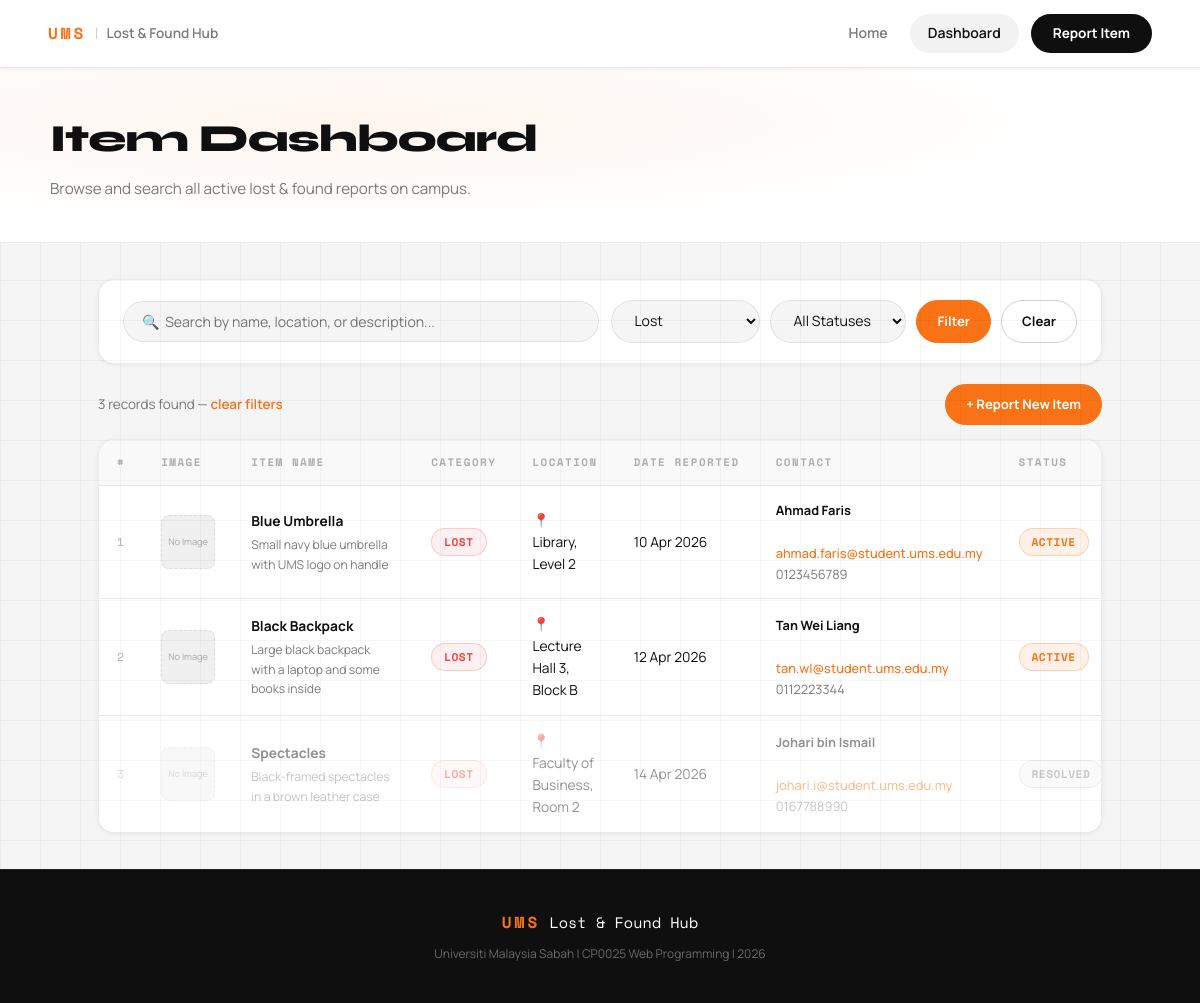
Screenshot of /dashboard.php?category=Lost with the database file from the repository.
### tables this page shows
CREATE TABLE items (
    id          INT AUTO_INCREMENT PRIMARY KEY,
    item_name   VARCHAR(255)    NOT NULL,
    description TEXT            NOT NULL,
    category    ENUM('Lost','Found') NOT NULL,
    location    VARCHAR(255)    NOT NULL,
    date_reported DATE          NOT NULL,
    contact_name  VARCHAR(150)  NOT NULL,
    contact_email VARCHAR(255)  NOT NULL,
    contact_phone VARCHAR(20)   NOT NULL,
    image_path  VARCHAR(500)    DEFAULT NULL,
    status      ENUM('Active','Resolved') DEFAULT 'Active',
    created_at  TIMESTAMP       DEFAULT CURRENT_TIMESTAMP
);

### dashboard.php (the view, shortened to what this page needs)
<?php
include 'db_config.php';
$search   = isset($_GET['search'])   ? mysqli_real_escape_string($conn, trim($_GET['search']))   : '';
$category = isset($_GET['category']) ? mysqli_real_escape_string($conn, trim($_GET['category'])) : '';
$status   = isset($_GET['status'])   ? mysqli_real_escape_string($conn, trim($_GET['status']))   : '';
$where = "WHERE 1=1";
if (!empty($category)) {
    $where .= " AND category = '$category'";
}
$sql    = "SELECT * FROM items $where ORDER BY created_at DESC";
$result = mysqli_query($conn, $sql);
$count  = mysqli_num_rows($result);
?>
<!DOCTYPE html>
<html lang="en">
<head>
    <link rel="stylesheet" href="style.css">
</head>
<body>
    <nav class="navbar">
        <div class="nav-brand">
            <a href="index.php" style="text-decoration:none; display:flex; align-items:center; gap:8px;">
                <span class="brand-ums">UMS</span>
                <span class="brand-sep">|</span>
                <span class="brand-title">Lost &amp; Found Hub</span>
            </a>
        </div>
        <div class="nav-links">
            <a href="index.php" class="nav-link">Home</a>
            <a href="dashboard.php" class="nav-link active">Dashboard</a>
            <a href="add_item.php" class="nav-link nav-cta">Report Item</a>
        </div>
    </nav>
    <div class="page-header">
        <div class="page-header-inner">
            <h1 class="page-title">Item Dashboard</h1>
            <p class="page-sub">Browse and search all active lost &amp; found reports on campus.</p>
        </div>
    </div>
    <main class="main-container">
        <div class="filter-bar">
            <form method="GET" action="dashboard.php" class="filter-form">
                <div class="filter-group">
                    <input
                        type="text"
                        name="search"
                        class="filter-input"
                        placeholder="🔍  Search by name, location, or description..."
                        value="<?php echo htmlspecialchars($search); ?>"
                    >
                </div>
                <div class="filter-group filter-selects">
                    <select name="category" class="filter-select">
                        <option value="Lost"  <?php echo ($category=='Lost'  ? 'selected' : ''); ?>>Lost</option>
                    </select>
                    <select name="status" class="filter-select">
                        <option value="">All Statuses</option>
                    </select>
                    <button type="submit" class="btn btn-primary btn-sm">Filter</button>
                    <a href="dashboard.php" class="btn btn-outline btn-sm">Clear</a>
                </div>
            </form>
        </div>
        <div class="result-bar">
            <span class="result-count">
                <?php echo $count; ?> record<?php echo ($count != 1 ? 's' : ''); ?> found
                <?php if (!empty($search) || !empty($category) || !empty($status)): ?>
                    &mdash; <a href="dashboard.php" class="clear-link">clear filters</a>
                <?php endif; ?>
            </span>
            <a href="add_item.php" class="btn btn-primary btn-sm">+ Report New Item</a>
        </div>
        <div class="table-wrap">
            <table class="data-table">
                <thead>
                    <tr>
                        <th>#</th>
                        <th>Image</th>
                        <th>Item Name</th>
                        <th>Category</th>
                        <th>Location</th>
                        <th>Date Reported</th>
                        <th>Contact</th>
                        <th>Status</th>
                    </tr>
                </thead>
                <tbody>
                <?php
                if ($count > 0) {
                    $no = 1;
                    while ($row = mysqli_fetch_assoc($result)) {
                        $catClass    = strtolower($row['category']);
                        $statusClass = strtolower($row['status']);
                        echo "<tr class='item-row $statusClass-row'>";
                        echo "<td class='td-num'>" . $no++ . "</td>";
                        echo "<td class='td-img'>";
                        if (!empty($row['image_path']) && file_exists($row['image_path'])) {
                            echo "<img src='" . htmlspecialchars($row['image_path']) . "' alt='Item Image' class='thumb'>";
                        } else {
                            echo "<div class='no-img'>No Image</div>";
                        }
                        echo "</td>";
                        echo "<td class='td-name'><strong>" . htmlspecialchars($row['item_name']) . "</strong><br><span class='td-desc'>" . htmlspecialchars(substr($row['description'], 0, 60)) . (strlen($row['description'])>60?'...':'') . "</span></td>";
                        echo "<td><span class='badge badge-" . $catClass . "'>" . htmlspecialchars($row['category']) . "</span></td>";
                        echo "<td>📍 " . htmlspecialchars($row['location']) . "</td>";
                        echo "<td>" . date('d M Y', strtotime($row['date_reported'])) . "</td>";
                        echo "<td class='td-contact'><strong>" . htmlspecialchars($row['contact_name']) . "</strong><br><a href='mailto:" . htmlspecialchars($row['contact_email']) . "' class='email-link'>" . htmlspecialchars($row['contact_email']) . "</a><br>" . htmlspecialchars($row['contact_phone']) . "</td>";
                        echo "<td><span class='badge badge-" . $statusClass . "'>" . htmlspecialchars($row['status']) . "</span></td>";
                        echo "</tr>";
                    }
                } else {
                    echo "<tr><td colspan='9' class='empty-row'>No records found. <a href='dashboard.php'>Clear filters</a> or <a href='add_item.php'>add a new report</a>.</td></tr>";
                }
                ?>
                </tbody>
            </table>
        </div>
    </main>
    <footer class="footer">
        <div class="footer-inner">
            <div class="footer-brand"><span class="brand-ums">UMS</span> Lost &amp; Found Hub</div>
            <p class="footer-sub">Universiti Malaysia Sabah | CP0025 Web Programming | 2026</p>
        </div>
    </footer>
</body>
</html>

### rows the page displays
items: shows "No Image", item_name "Blue Umbrella", description "Small navy blue umbrella with UMS logo on handle", category "LOST", location "Library, Level 2", date_reported "10 Apr 2026", contact_name "Ahmad Faris", contact_email "ahmad.faris@student.ums.edu.my", contact_phone "0123456789", status "ACTIVE"
items: shows "No Image", item_name "Black Backpack", description "Large black backpack with a laptop and some books inside", category "LOST", location "Lecture Hall 3, Block B", date_reported "12 Apr 2026", contact_name "Tan Wei Liang", contact_email "tan.wl@student.ums.edu.my", contact_phone "0112223344", status "ACTIVE"
items: shows "No Image", item_name "Spectacles", description "Black-framed spectacles in a brown leather case", category "LOST", location "Faculty of Business, Room 2", date_reported "14 Apr 2026", contact_name "Johari bin Ismail", contact_email "johari.i@student.ums.edu.my", contact_phone "0167788990", status "RESOLVED"

### other values shown
$count "3"
